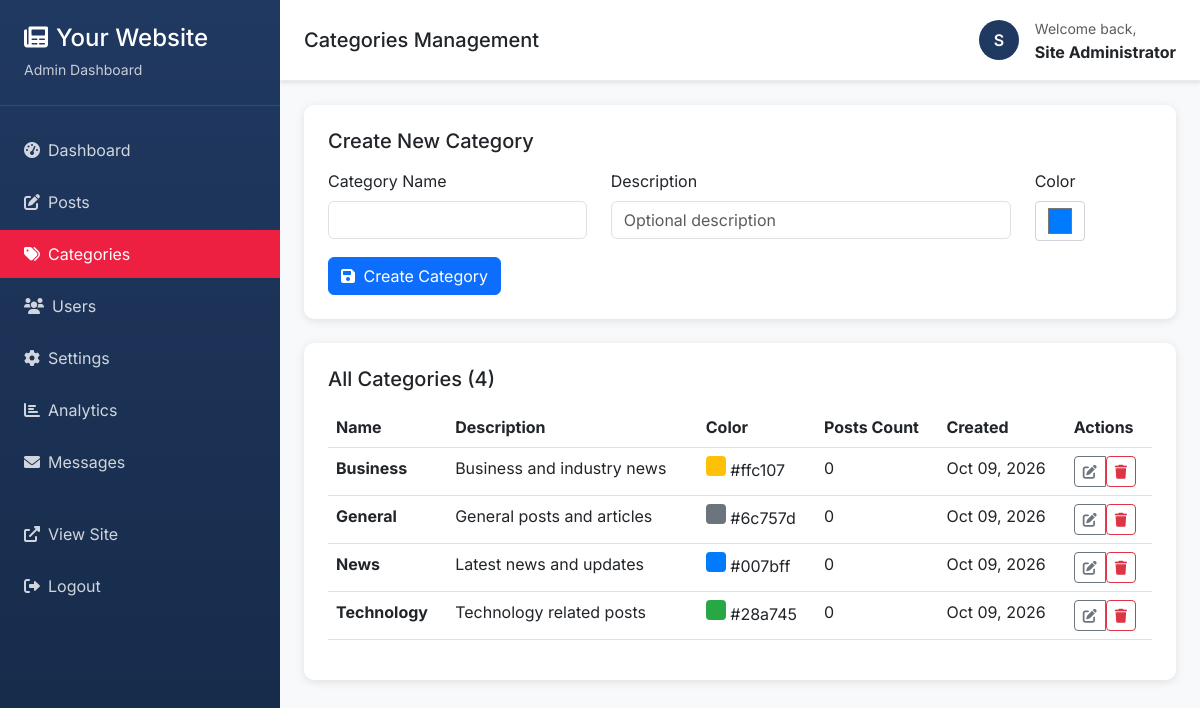
Screenshot of /admin/categories.php (signed in) with the database file from the repository.
### tables this page shows
CREATE TABLE site_settings (
    id INT AUTO_INCREMENT PRIMARY KEY,
    setting_name VARCHAR(100) UNIQUE NOT NULL,
    setting_value LONGTEXT,
    setting_type ENUM('text', 'textarea', 'number', 'boolean', 'image', 'json') DEFAULT 'text',
    category VARCHAR(50) DEFAULT 'general',
    description TEXT,
    updated_at TIMESTAMP DEFAULT CURRENT_TIMESTAMP ON UPDATE CURRENT_TIMESTAMP
);

CREATE TABLE categories (
    id INT AUTO_INCREMENT PRIMARY KEY,
    name VARCHAR(100) NOT NULL UNIQUE,
    slug VARCHAR(100) NOT NULL UNIQUE,
    description TEXT,
    color VARCHAR(7) DEFAULT '#007bff',
    created_at TIMESTAMP DEFAULT CURRENT_TIMESTAMP
);

### config/database.php (called while the page is built, shortened)
<?php
class Database {
    private $host = DB_HOST;
    private $db_name = DB_NAME;
    private $username = DB_USER;
    private $password = DB_PASS;
    private $conn = null;
    public function connect() {
        if ($this->conn == null) {
            try {
                $this->conn = new PDO(
                    "mysql:host=" . $this->host . ";dbname=" . $this->db_name . ";charset=utf8mb4",
                    $this->username,
                    $this->password,
                    [
                        PDO::ATTR_ERRMODE => PDO::ERRMODE_EXCEPTION,
                        PDO::ATTR_DEFAULT_FETCH_MODE => PDO::FETCH_ASSOC,
                        PDO::ATTR_EMULATE_PREPARES => false
                    ]
                );
            } catch(PDOException $e) {
                echo "Connection Error: " . $e->getMessage();
                die();
            }
        }
        return $this->conn;
    }
}
$database = new Database();
$pdo = $database->connect();
function get_setting($name, $default = '') {
    global $pdo;
    try {
        $stmt = $pdo->prepare("SELECT setting_value FROM site_settings WHERE setting_name = ?");
        $stmt->execute([$name]);
        $result = $stmt->fetch();
        return $result ? $result['setting_value'] : $default;
    } catch(PDOException $e) {
        return $default;
    }
}
function get_categories() {
    global $pdo;
    try {
        $stmt = $pdo->prepare("SELECT * FROM categories ORDER BY name");
        $stmt->execute();
        return $stmt->fetchAll();
    } catch(PDOException $e) {
        return [];
    }
}
function format_date($date, $format = 'M d, Y') {
    return date($format, strtotime($date));
}
?>

### includes/functions.php (called while the page is built, shortened)
<?php
require_once dirname(__DIR__) . '/config/database.php';
function get_category_posts_count($category_slug) {
    global $pdo;
    try {
        $stmt = $pdo->prepare("SELECT id FROM categories WHERE slug = ?");
        $stmt->execute([$category_slug]);
        $category = $stmt->fetch();
        $stmt = $pdo->prepare("SELECT COUNT(*) FROM posts WHERE category = ? AND status = 'published'");
        $stmt->execute([$category['id']]);
        return $stmt->fetchColumn();
    } catch(PDOException $e) {
        return 0;
    }
}
?>

### admin/categories.php (the view, shortened to what this page needs)
<?php
require_once dirname(__DIR__) . '/config/database.php';
require_once dirname(__DIR__) . '/includes/functions.php';
$categories = get_categories();
$editing_category = null;
$site_name = get_setting('site_name', 'Newspower');
?>
<!DOCTYPE html>
<html lang="en">
<head>
    <link href="https://cdn.jsdelivr.net/npm/bootstrap@5.3.0/dist/css/bootstrap.min.css" rel="stylesheet">
    <link href="https://cdnjs.cloudflare.com/ajax/libs/font-awesome/6.0.0/css/all.min.css" rel="stylesheet">
</head>
<body>
    <div class="sidebar">
        <div class="sidebar-header text-white">
            <h4 class="mb-1"><i class="fas fa-newspaper me-2"></i><?php echo htmlspecialchars($site_name); ?></h4>
            <small class="opacity-75">Admin Dashboard</small>
        </div>
        <nav class="sidebar-nav">
            <div class="nav-item">
                <a href="<?php echo ADMIN_URL; ?>" class="nav-link">
                    <i class="fas fa-tachometer-alt me-2"></i>Dashboard
                </a>
            </div>
            <div class="nav-item">
                <a href="<?php echo ADMIN_URL; ?>/posts.php" class="nav-link">
                    <i class="fas fa-edit me-2"></i>Posts
                </a>
            </div>
            <div class="nav-item">
                <a href="<?php echo ADMIN_URL; ?>/categories.php" class="nav-link active">
                    <i class="fas fa-tags me-2"></i>Categories
                </a>
            </div>
            <div class="nav-item">
                <a href="<?php echo ADMIN_URL; ?>/users.php" class="nav-link">
                    <i class="fas fa-users me-2"></i>Users
                </a>
            </div>
            <div class="nav-item">
                <a href="<?php echo ADMIN_URL; ?>/settings.php" class="nav-link">
                    <i class="fas fa-cog me-2"></i>Settings
                </a>
            </div>
            <div class="nav-item">
                <a href="<?php echo ADMIN_URL; ?>/analytics.php" class="nav-link">
                    <i class="fas fa-chart-bar me-2"></i>Analytics
                </a>
            </div>
            <div class="nav-item">
                <a href="<?php echo ADMIN_URL; ?>/messages.php" class="nav-link">
                    <i class="fas fa-envelope me-2"></i>Messages
                </a>
            </div>
            <div class="nav-item mt-4">
                <a href="<?php echo SITE_URL; ?>" class="nav-link" target="_blank">
                    <i class="fas fa-external-link-alt me-2"></i>View Site
                </a>
            </div>
            <div class="nav-item">
                <a href="<?php echo ADMIN_URL; ?>/logout.php" class="nav-link">
                    <i class="fas fa-sign-out-alt me-2"></i>Logout
                </a>
            </div>
        </nav>
    </div>
    <div class="main-content">
        <div class="top-navbar d-flex justify-content-between align-items-center">
            <div>
                <h5 class="mb-0">Categories Management</h5>
            </div>
            <div class="d-flex align-items-center">
                <div class="user-avatar me-3">
                    <?php echo strtoupper(substr($_SESSION['admin_name'], 0, 1)); ?>
                </div>
                <div>
                    <small class="text-muted">Welcome back,</small>
                    <div class="fw-bold"><?php echo htmlspecialchars($_SESSION['admin_name']); ?></div>
                </div>
            </div>
        </div>
        <div class="container-fluid p-4">
            <div class="content-card">
                <div class="d-flex justify-content-between align-items-center mb-3">
                    <h5 class="mb-0">
                        <?php echo $editing_category ? 'Edit Category' : 'Create New Category'; ?>
                    </h5>
                </div>
                <form method="POST">
                    <div class="row">
                        <div class="col-md-4">
                            <div class="mb-3">
                                <label for="name" class="form-label">Category Name</label>
                                <input type="text" class="form-control" id="name" name="name"
                                       value="<?php echo $editing_category ? htmlspecialchars($editing_category['name']) : ''; ?>"
                                       required>
                            </div>
                        </div>
                        <div class="col-md-6">
                            <div class="mb-3">
                                <label for="description" class="form-label">Description</label>
                                <input type="text" class="form-control" id="description" name="description"
                                       value="<?php echo $editing_category ? htmlspecialchars($editing_category['description']) : ''; ?>"
                                       placeholder="Optional description">
                            </div>
                        </div>
                        <div class="col-md-2">
                            <div class="mb-3">
                                <label for="color" class="form-label">Color</label>
                                <input type="color" class="form-control color-picker" id="color" name="color"
                                       value="<?php echo $editing_category ? htmlspecialchars($editing_category['color']) : '#007bff'; ?>">
                            </div>
                        </div>
                    </div>
                    <button type="submit" class="btn btn-primary">
                        <i class="fas fa-save me-1"></i>
                        <?php echo $editing_category ? 'Update Category' : 'Create Category'; ?>
                    </button>
                </form>
            </div>
            <div class="content-card">
                <div class="d-flex justify-content-between align-items-center mb-3">
                    <h5 class="mb-0">All Categories (<?php echo count($categories); ?>)</h5>
                </div>
                <?php if (empty($categories)): ?>
                    <div class="text-center py-4">
                        <i class="fas fa-tags fa-3x text-muted mb-3"></i>
                        <p class="text-muted">No categories found. Create your first category above!</p>
                    </div>
                <?php else: ?>
                    <div class="table-responsive">
                        <table class="table">
                            <thead>
                                <tr>
                                    <th>Name</th>
                                    <th>Description</th>
                                    <th>Color</th>
                                    <th>Posts Count</th>
                                    <th>Created</th>
                                    <th>Actions</th>
                                </tr>
                            </thead>
                            <tbody>
                                <?php foreach ($categories as $category): ?>
                                    <tr>
                                        <td>
                                            <strong><?php echo htmlspecialchars($category['name']); ?></strong>
                                        </td>
                                        <td><?php echo htmlspecialchars($category['description'] ?? ''); ?></td>
                                        <td>
                                            <span class="category-color" style="background-color: <?php echo htmlspecialchars($category['color']); ?>"></span>
                                            <?php echo htmlspecialchars($category['color']); ?>
                                        </td>
                                        <td><?php echo get_category_posts_count($category['slug']); ?></td>
                                        <td><?php echo format_date($category['created_at']); ?></td>
                                        <td>
                                            <div class="btn-group" role="group">
                                                <a href="<?php echo ADMIN_URL; ?>/categories.php?edit=<?php echo $category['id']; ?>"
                                                   class="btn btn-sm btn-outline-secondary" title="Edit Category">
                                                    <i class="fas fa-edit"></i>
                                                </a>
                                                <form method="POST" class="d-inline"
                                                      onsubmit="return confirm('Are you sure you want to delete this category?');">
                                                    <button type="submit" class="btn btn-sm btn-outline-danger" title="Delete Category">
                                                        <i class="fas fa-trash"></i>
                                                    </button>
                                                </form>
                                            </div>
                                        </td>
                                    </tr>
                                <?php endforeach; ?>
                            </tbody>
                        </table>
                    </div>
                <?php endif; ?>
            </div>
        </div>
    </div>
</body>
</html>

### admin/categories.php (style rules this page uses)
:root { --primary-color: rgb(32, 57, 97); --secondary-color: rgb(238, 32, 66); --primary-hover: rgb(22, 42, 72); --sidebar-width: 280px; }
body { font-family: 'Inter', sans-serif; background-color: #f8f9fa; }
.sidebar { position: fixed; top: 0; left: 0; height: 100vh; width: var(--sidebar-width); background: linear-gradient(180deg, var(--primary-color) 0%, var(--primary-hover) 100%); z-index: 1000; transition: transform 0.3s ease; }
.sidebar-header { padding: 1.5rem; border-bottom: 1px solid rgba(255,255,255,0.1); }
.sidebar-nav { padding: 1rem 0; }
.nav-item { margin: 0.25rem 0; }
.nav-link { color: rgba(255,255,255,0.8); padding: 0.75rem 1.5rem; border-radius: 0; transition: all 0.3s ease; text-decoration: none; display: block; }
.nav-link.active { color: white; background-color: var(--secondary-color); }
.main-content { margin-left: var(--sidebar-width); min-height: 100vh; }
.top-navbar { background: white; border-bottom: 1px solid #e9ecef; padding: 1rem 1.5rem; box-shadow: 0 2px 4px rgba(0,0,0,0.1); }
.content-card { background: white; border-radius: 10px; padding: 1.5rem; box-shadow: 0 2px 10px rgba(0,0,0,0.1); margin-bottom: 1.5rem; }
.user-avatar { width: 40px; height: 40px; border-radius: 50%; background: var(--primary-color); display: flex; align-items: center; justify-content: center; color: white; font-weight: 600; }
.category-color { width: 20px; height: 20px; border-radius: 4px; display: inline-block; }
.color-picker { width: 50px; height: 40px; border: 1px solid #ced4da; border-radius: 4px; }

### rows the page displays
site_settings: setting_value "Your Website"
categories: name "Business", description "Business and industry news", color "#ffc107", slug "0", created_at "Oct 09, 2026"
categories: name "General", description "General posts and articles", color "#6c757d", slug "0", created_at "Oct 09, 2026"
categories: name "News", description "Latest news and updates", color "#007bff", slug "0", created_at "Oct 09, 2026"
categories: name "Technology", description "Technology related posts", color "#28a745", slug "0", created_at "Oct 09, 2026"

### other values shown
substr($_SESSION['admin_name'], 0, 1) "S"
$_SESSION['admin_name'] "Site Administrator"
count($categories) "4"
